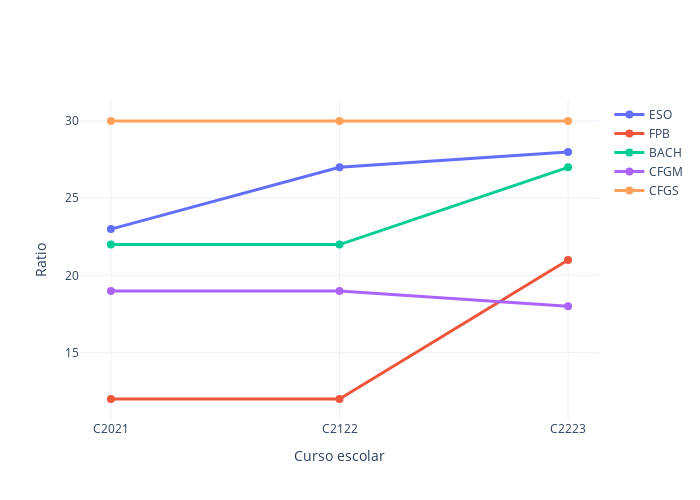

The notebook cell saved with this chart:
### Markdown cell above
## Evolución de la ratio de alumnado por etapas (máximo)

### Code cell
myplotly.num_students_evolution(df_ce, stages, years, ratio=True, max_ratio=True)

### Figure 1 — Plotly figure (JSON) as saved in the notebook; plotly's stock layout.template omitted (floating-point values rounded to 4 significant figures)
{"data": [{"hoverinfo": "name+text", "line": {"width": 3}, "marker": {"size": 8}, "name": "ESO", "text": ["23.0", "27.0", "28.0"], "type": "scatter", "x": ["C2021", "C2122", "C2223"], "y": [23, 27, 28]}, {"hoverinfo": "name+text", "line": {"width": 3}, "marker": {"size": 8}, "name": "FPB", "text": ["12.0", "12.0", "21.0"], "type": "scatter", "x": ["C2021", "C2122", "C2223"], "y": [12, 12, 21]}, {"hoverinfo": "name+text", "line": {"width": 3}, "marker": {"size": 8}, "name": "BACH", "text": ["22.0", "22.0", "27.0"], "type": "scatter", "x": ["C2021", "C2122", "C2223"], "y": [22, 22, 27]}, {"hoverinfo": "name+text", "line": {"width": 3}, "marker": {"size": 8}, "name": "CFGM", "text": ["19.0", "19.0", "18.0"], "type": "scatter", "x": ["C2021", "C2122", "C2223"], "y": [19, 19, 18]}, {"hoverinfo": "name+text", "line": {"width": 3}, "marker": {"size": 8}, "name": "CFGS", "text": ["30.0", "30.0", "30.0"], "type": "scatter", "x": ["C2021", "C2122", "C2223"], "y": [30, 30, 30]}], "layout": {"height": 500, "width": 700, "xaxis": {"title": {"text": "Curso escolar"}}, "yaxis": {"title": {"text": "Ratio"}}}}
